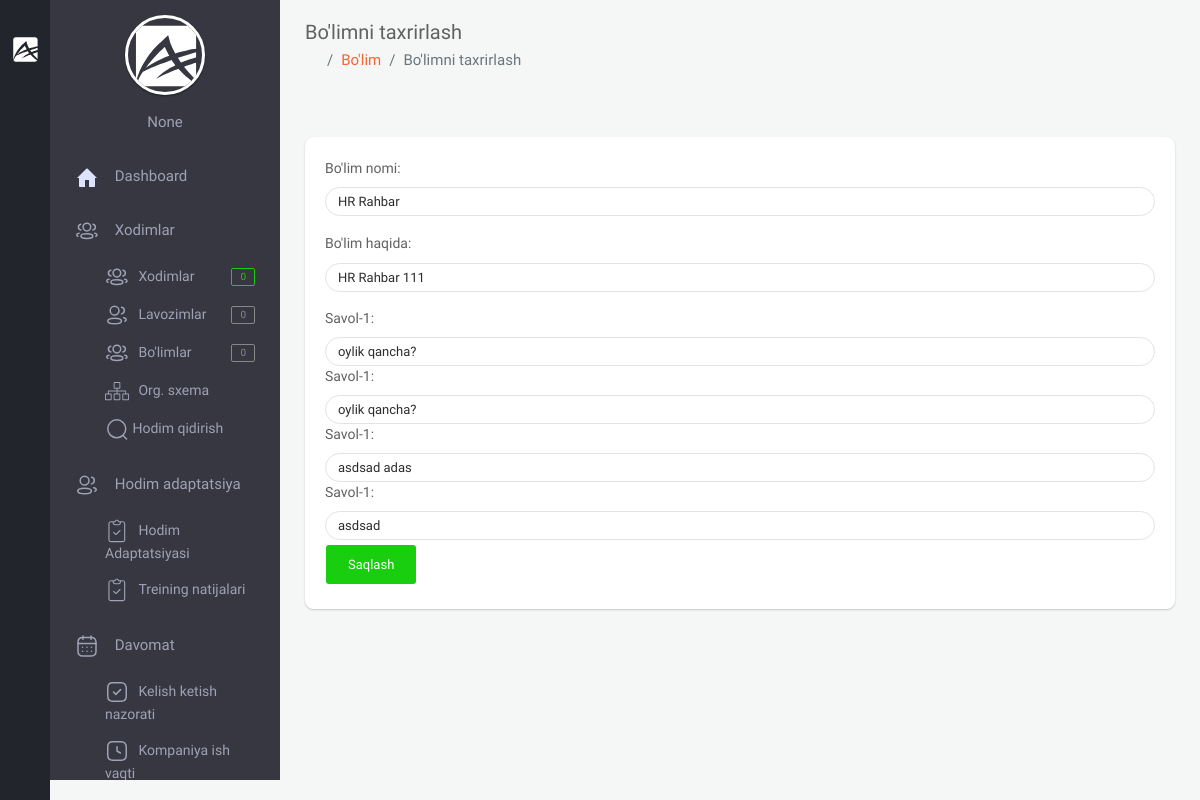
/backoffice/department/update/4 (signed in), run on the app's committed database.
### app/models.py (models this page shows, shortened)
class User(AbstractUser):
    branch = models.ForeignKey(Branch, on_delete=models.CASCADE, null=True, blank=True, verbose_name="Filial")
    company = models.ForeignKey("Company", on_delete=models.CASCADE, null=True, blank=True, verbose_name='Kompaniya')
    is_director = models.BooleanField(default=True)
    created_at = models.DateTimeField(auto_now_add=True)
    class Meta:
        verbose_name_plural = "HR"

class Department(models.Model):
    name = models.CharField(max_length=255, verbose_name="Bo'lim nomi")
    info = models.CharField(max_length=255, null=True, blank=True, verbose_name="Bo'lim haqida")
    company = models.ForeignKey(Company, on_delete=models.CASCADE, verbose_name='Kompaniya')
    created_at = models.DateTimeField(auto_now_add=True)
    class Meta:
        ordering = ['-created_at']
        verbose_name_plural = "Bo'limlar"

class Question(models.Model):
    question = models.CharField(max_length=500, blank=True, null=True, verbose_name="Savol")
    department = models.ForeignKey(Department, on_delete=models.CASCADE)
    created_at = models.DateTimeField(auto_now_add=True)
    class Meta:
        ordering = ['-created_at']
        verbose_name_plural = "Bo'lim savoli"

### backoffice/views.py (the view, shortened to what this page needs)
# urls.py: path('department/update/<int:pk>', views.DepartmentUpdateView.as_view(), name='department_update'),
class DepartmentUpdateView(LoginRequiredMixin, generic.UpdateView):
    template_name = 'backoffice/pages/departments/update.html'
    form_class = forms.DepartmentsModelForm
    model = models.Department
    context_object_name = 'department'
    success_url = reverse_lazy('department')
    def get_context_data(self, **kwargs):
        ctx = super(DepartmentUpdateView, self).get_context_data(**kwargs)
        questions = models.Question.objects.filter(department_id=self.kwargs.get('pk'))
        ctx['questions'] = questions
        return ctx

### backoffice/forms.py
class DepartmentsModelForm(forms.ModelForm):
    class Meta:
        model = models.Department
        exclude = ('company',)
        widgets = {
            'name': forms.TextInput(attrs={'class': 'form-control'}),
            'info': forms.TextInput(attrs={'class': 'form-control'}),
        }

### backoffice/context_processors.py (called while the page is built, shortened)
def staff_amount(request):
    amount_staff = None
    if request.user.is_anonymous == False:
        company = request.user.company
        staff = models.Staff.objects.filter(company=company)
        amount_staff = staff.count()
    return {"amount_staff": amount_staff}

def position_amount(request):
    position_amounts = None
    if request.user.is_anonymous == False:
        company = request.user.company
        position = models.Position.objects.filter(company=company)
        position_amounts = position.count()
    return {
        'position_amounts': position_amounts
    }

def department_amount(request):
    department_amounts = None
    if request.user.is_anonymous == False:
        company = request.user.company
        department = models.Department.objects.filter(company=company)
        department_amounts = department.count()
    return {
        'department_amounts': department_amounts
    }

def bot_user_list_counter(request):
    department_amounts = None
    if request.user.is_anonymous == False:
        company = request.user.company
        department = models.NewStaff.objects.filter(company=company)
        department_amounts = department.count()
    return {
        'bot_user_list_counter': department_amounts
    }

def staff_gender_statistic(request):
    male = None
    female = None
    return {
        "male_count": '',
        "female_count": '',
        "company_staff_count": '',
        "width_male": '',
        "width_female": '',
    }

### templates/backoffice/pages/departments/update.html (shortened to what this page needs)
{% extends 'backoffice/base.html' %}
{% load static %}
{% block content %}
    <section class="content home">
        <div class="container-fluid">
        <div class="block-header">
            <div class="row clearfix">
                <div class="col-lg-5 col-md-5 col-sm-12">
                    <h2>Bo'limni taxrirlash</h2>
                    <ul class="breadcrumb padding-0">
                        <li class="breadcrumb-item"><a href="{% url 'backoffice-main' %}"><i class="zmdi zmdi-home"></i></a></li>
                        <li class="breadcrumb-item active"><a href="{% url 'department' %}">Bo'lim</a></li>
                        <li class="breadcrumb-item active">Bo'limni taxrirlash</li>
                    </ul>
                </div>
            </div>
        </div>
        <div class="row clearfix">
            <div class="col-lg-12">
                <div class="card">
                    <div class="header">
                    </div>
                    <div class="body">
                        <form action="{% url 'department_update' department.id %}" method="post">
                            {{ form.as_p }}
                                <div class="field_wrapper">
                                <div class="mt-3">
                                    {% for question in questions %}
                                        <label for="explicit-label-name-1">Savol-1: </label>
                                        <input type="text" id="explicit-label-name-1" name="field_name" class="form-control" value="{{ question.question }}" required/>
                                    {% endfor %}
                                </div>
                            </div>
                            <button type="submit" class="btn btn-success waves-effect">Saqlash</button>
                        </form>
                    </div>
                </div>
            </div>
        </div>
    </div>
    </section>
{% endblock %}

### templates/backoffice/parts/minileftbar.html (shortened to what this page needs)
{% load static %}
<aside id="minileftbar" class="minileftbar">
    <ul class="menu_list">
        <li>
            <a href="javascript:void(0);" class="bars" style="display: inline;"></a>
            <a class="navbar-brand" href="{% url 'backoffice-main' %}"><img src="{% static 'backoffice/assets/images/logo.svg' %}" alt="Alpino"></a>
        </li>
        <li><a href="javascript:void(0);" class="menu-sm"><i class="zmdi zmdi-swap"></i></a></li>
        <li><a href="" title="Events"><i class="zmdi zmdi-calendar"></i></a></li>
        <li><a href="" title="Contact List"><i class="zmdi zmdi-account-box-phone"></i></a></li>
        <li><a href="javascript:void(0);" class="fullscreen" data-provide="fullscreen"><i
                class="zmdi zmdi-fullscreen"></i></a></li>
        <li class="power">
            <a href="{% url 'logout' %}" class="mega-menu"><i class="zmdi zmdi-power"></i></a>
        </li>
    </ul>
</aside>
<aside class="right_menu">
    <div id="leftsidebar" class="sidebar">
        <div class="menu">
            <ul class="list">
                <li>
                    <div class="user-info m-b-20">
                        <div class="image">
                        {% if request.user.company.logo_url %}
                            <a href="{% url 'company_update' request.user.company.id %}" class=" waves-effect waves-block"><img src="{% if request.user.company.logo_url %}{{ request.user.company.logo_url }}{% endif %}" alt="User" style="width: 100px;height: 100px;"></a>
                        {% else %}
                            <a href="{% url 'company_update' request.user.company.id %}" class=" waves-effect waves-block"><img src="{% static 'backoffice/assets/images/logo.svg' %}" alt="User"></a>
                        {% endif %}
                        </div>
                        <div class="detail">
                            <p style="color:#9FA2B4;">{{ request.user.company }}</p>
                        </div>
                    </div>
                </li>
                <li><a href="{% url 'backoffice-main' %}" class="toggled waves-effect waves-block">
                    <svg width="24" height="24" viewBox="0 0 24 24" fill="none" xmlns="http://www.w3.org/2000/svg">
                     <path d="M2 13L11.293 3.707C11.6835 3.31662 12.3165 3.31662 12.707 3.707L22 13H20V21C20 21.5523 19.5523 22 19 22H14V15H10V22H5C4.44772 22 4 21.5523 4 21V13H2Z" fill="#DDE2FF"/>
                    </svg>
                    <span>Dashboard</span>
                    </a>
                </li>
                <li><a href="javascript:void(0);" class="menu-toggle waves-effect waves-block toggled">
                    <span>Xodimlar</span></a>
                    <ul class="ml-menu" style="display: block;">
                        <li>
                                <a href="{% url 'staff' %}" class="waves-effect waves-block">
                                    <span>Xodimlar</span>
                                    <span class="badge badge-success float-right">{{ amount_staff }}</span>
                                </a>
                        </li>
                        <li>
                                <a href="{% url 'position' %}" class="waves-effect waves-block">
                                    <span>Lavozimlar</span>
                                    <span class="badge badge-default float-right">{{ position_amounts }}</span>
                                </a>
                        </li>
                        <li>
                                <a href="{% url 'department' %}" class="waves-effect waves-block">
                                    <span>Bo'limlar</span>
                                    <span class="badge badge-default float-right">{{ department_amounts }}</span>
                                </a>
                        </li>
                        <li>
                                <a href="{% url 'staff_org_system' %}" class="waves-effect waves-block">
                                    <span>Org. sxema</span>
                                </a>
                        </li>
                        <li>
                                <a href="{% url 'search_staff' %}" class="waves-effect waves-block">
                                    Hodim qidirish
                                </a>
                        </li>
                    </ul>
                </li>
                <li><a href="javascript:void(0);" class="menu-toggle waves-effect waves-block toggled">
                    <span>Hodim adaptatsiya</span></a>
                    <ul class="ml-menu" style="display: block;">
                        <li>
                            <a href="{% url 'training_info' %}" class=" waves-effect waves-block">
                                <span>Hodim Adaptatsiyasi</span>
                            </a>
                        </li>
                        <li>
                            <a href="{% url 'staff_training_answer' %}" class=" waves-effect waves-block">
                                <span>Treining natijalari</span>
                            </a>
                        </li>
                    </ul>
                </li>
                <li>
                    <a href="javascript:void(0);" class="menu-toggle waves-effect waves-block toggled">
                    <span>Davomat</span></a>
                    <ul class="ml-menu" style="display: block;">
                        <li>
                            <a href="{% url 'control_staff_flow' %}" class=" waves-effect waves-block">
                                <span>Kelish ketish nazorati</span>
                            </a>
                        </li>
                        <li>
                            <a href="{% url 'company_schedule' %}" class=" waves-effect waves-block">
                                <span>Kompaniya ish vaqti</span>
                            </a>
                        </li>
                    </ul>
                </li>
            </ul>
        </div>
    </div>
</aside>

### backoffice/static/backoffice/assets/css/color_skins.css (style rules this page uses)
.theme-black .minileftbar { background: #22252b }
.theme-black .minileftbar .menu_list li a { color: #afafaf }

### data on the page
User: user.company "None"
Department: name "HR Rahbar", info "HR Rahbar 111"
Question: field_name "oylik qancha?"
Question: field_name "oylik qancha?"
Question: field_name "asdsad adas"
Question: field_name "asdsad"

### other printed values
{{ amount_staff }} "0"
{{ position_amounts }} "0"
{{ department_amounts }} "0"
